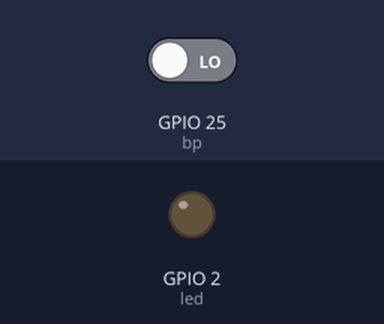
Bench run of a program on a simulated ESP32 board running MicroPython. Shown: output pins drawn as LEDs (lit = HIGH). The inputs (shaded band) are chosen by the test bench; at power-on: GPIO 25 (bp) LOW. At 10.0 s the program stops and its outputs stay as they are.

Above: at 1.2 s.
1.3 s: GPIO 25 (bp) driven HIGH
At 2.1 s:
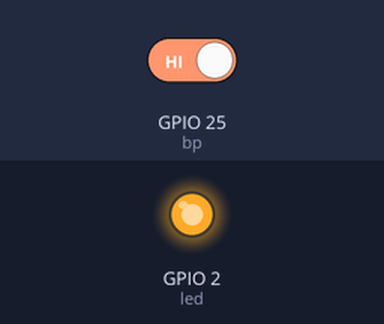
2.8 s: GPIO 25 (bp) driven LOW
At 3.4 s:
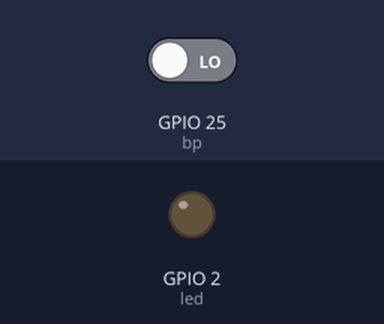
Timing chart, 0 to 5.8 s (numbered marks = the images above; inputs shaded):
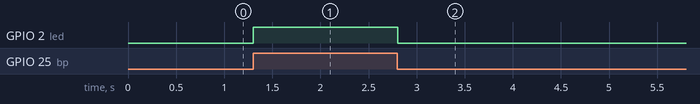

The program:

lecture-bp.py
```python
from machine import Pin
from time import sleep

led = Pin(2, Pin.OUT)
bp = Pin(25, Pin.IN)

for t in range(500):    # pour que le code s'arrete au bout de 10 s
    led.value(bp.value())
    sleep(.02)

#for t in range(500):   # autre ecriture pour la meme chose
#    if bp.value() :
#        led.value(1)
#    else :
#        led.value(0)
#    sleep(.02)
```

Measured:
- after the input at 1.3 s, GPIO 2 (led): LOW → HIGH at once
- after the input at 2.8 s, GPIO 2 (led): HIGH → LOW at once
